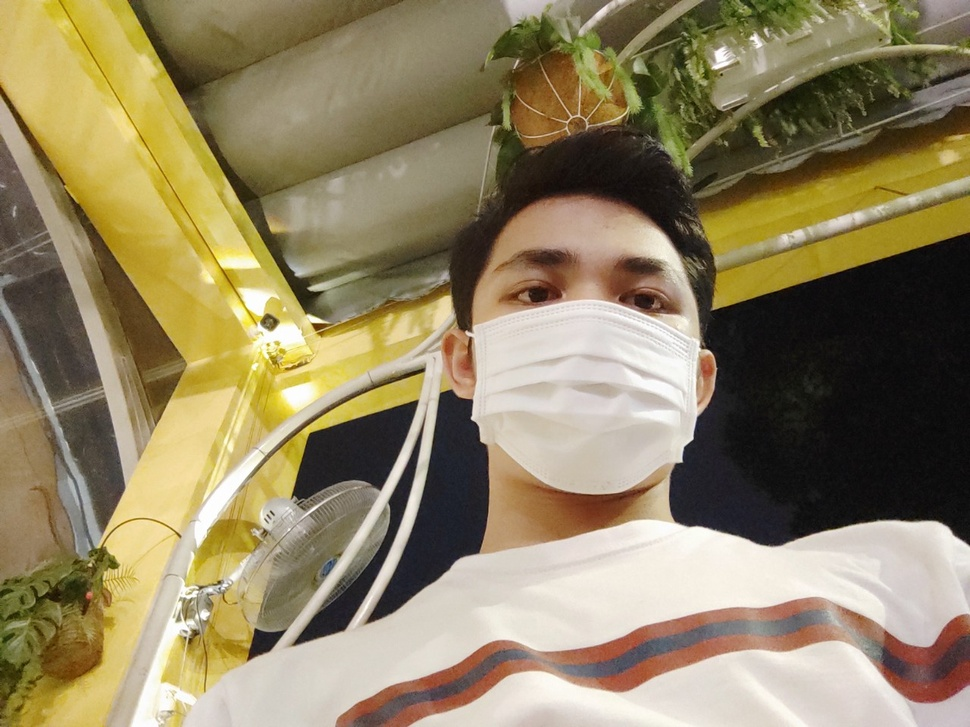
#> input picture images/son.jpg, 970 x 727 px, shrunk from 1280 x 960 before the run, found by its file name
$ python face-detection.py
#> lines starting #> are read from the running program, lines starting #| are printed output that depends on the picture; after the words box and inside, x2 and y2 are one past the last pixel; in counts of white or black regions, pixels touching at a corner belong together
import cv2

faceCascade = cv2.CascadeClassifier("Resource/haarcascade_frontalface_default.xml")
img = cv2.imread('images\son.jpg')
#> img is the input picture: shape (727, 970, 3); mean B, G, R 99, 132.3, 145.5
imgGray = cv2.cvtColor(img, cv2.COLOR_BGR2GRAY)
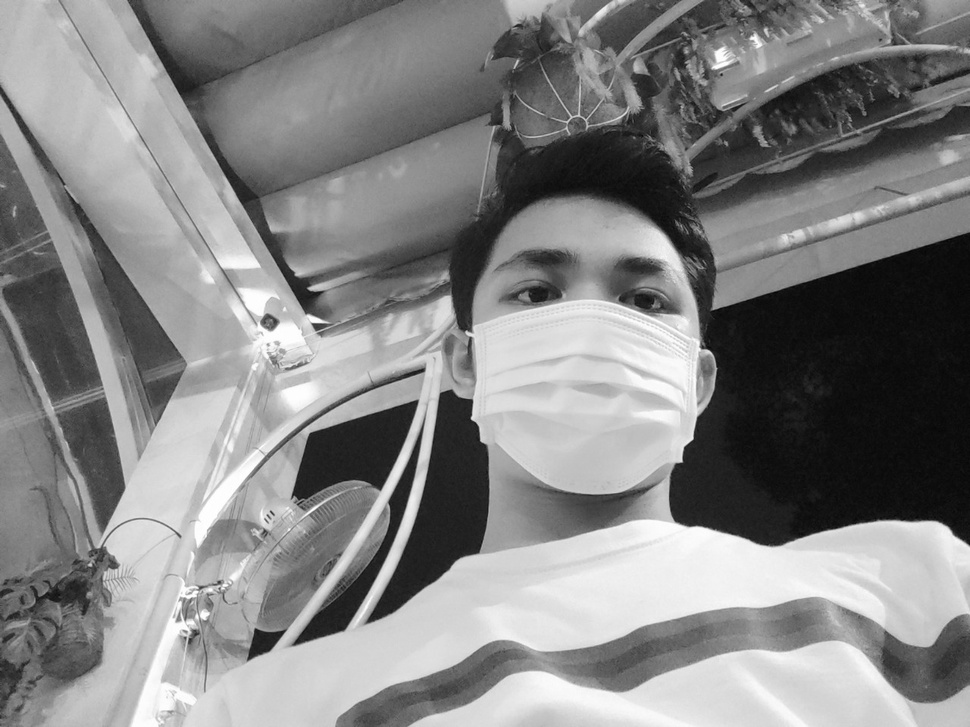
#> imgGray: shape (727, 970); min 3, max 255, mean 132.5

faces = faceCascade.detectMultiScale(imgGray, 1.1, 4)
#> faces = [[93, 451, 212, 212], [443, 181, 293, 293]]

for (x, y, w, h) in faces:
    # vẽ một boundbox xung quanh khuôn mặt phát hiện
    cv2.rectangle(img, (x,y),(x+w, y+h), (255, 0, 0), 5)
#> this loop made 2 passes
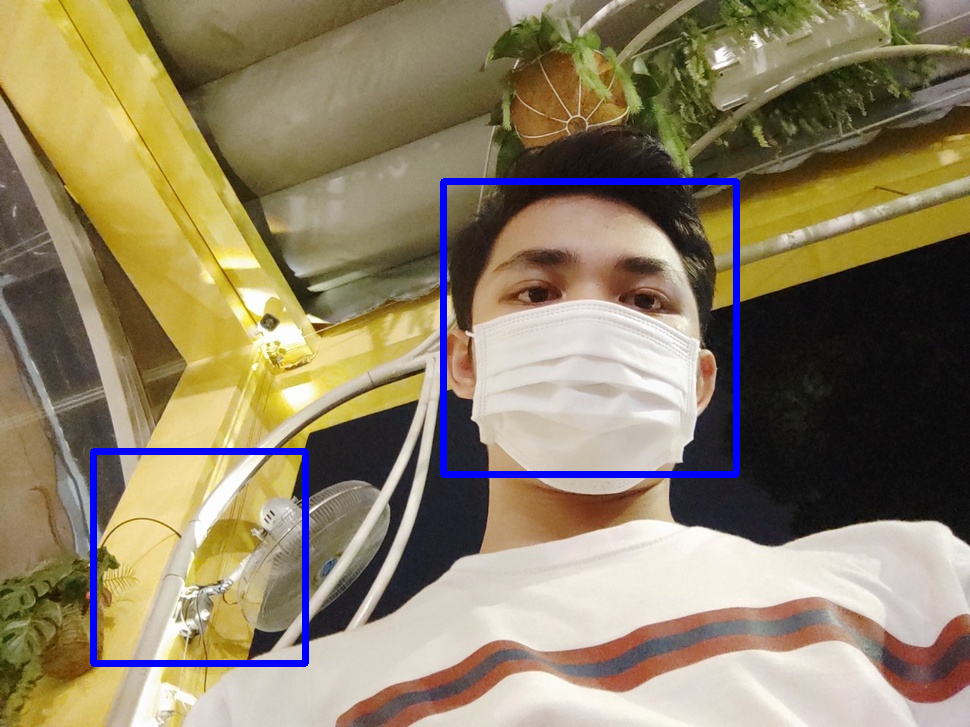
#> img: shape (727, 970, 3); 2% of pixels changed, all inside (x1, y1, x2, y2) = (90, 178, 740, 667)

cv2.imshow('Result', img)
cv2.waitKey(0)

$ run again, with images/cat.23.jpg copied over images/son.jpg
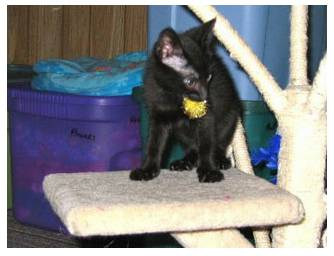
#> input picture images/cat.23.jpg, 334 x 256 px, found by its file name
#> img is the input picture: shape (256, 334, 3); mean B, G, R 135.1, 131.7, 131
#> `imgGray = cv2.cvtColor(img, cv2.COLOR_BGR2GRAY)`:
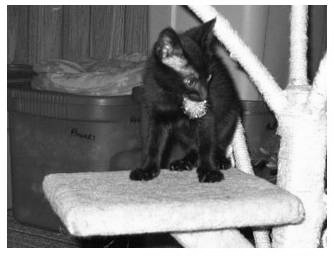
#> imgGray: shape (256, 334); min 0, max 255, mean 131.9
#> faces = ()

$ run again, with images/cat.4.jpg copied over images/son.jpg
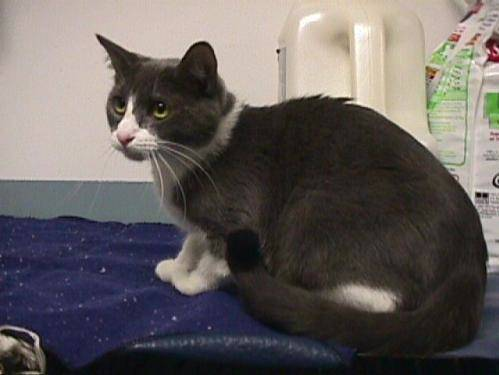
#> input picture images/cat.4.jpg, 499 x 375 px, found by its file name
#> img is the input picture: shape (375, 499, 3); mean B, G, R 93.9, 95.4, 101.2
#> `imgGray = cv2.cvtColor(img, cv2.COLOR_BGR2GRAY)`:
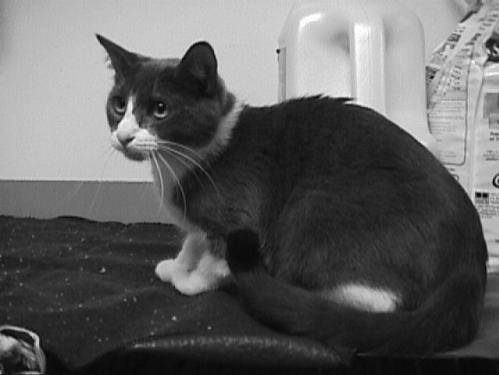
#> imgGray: shape (375, 499); min 2, max 255, mean 96.9
#> faces = ()
